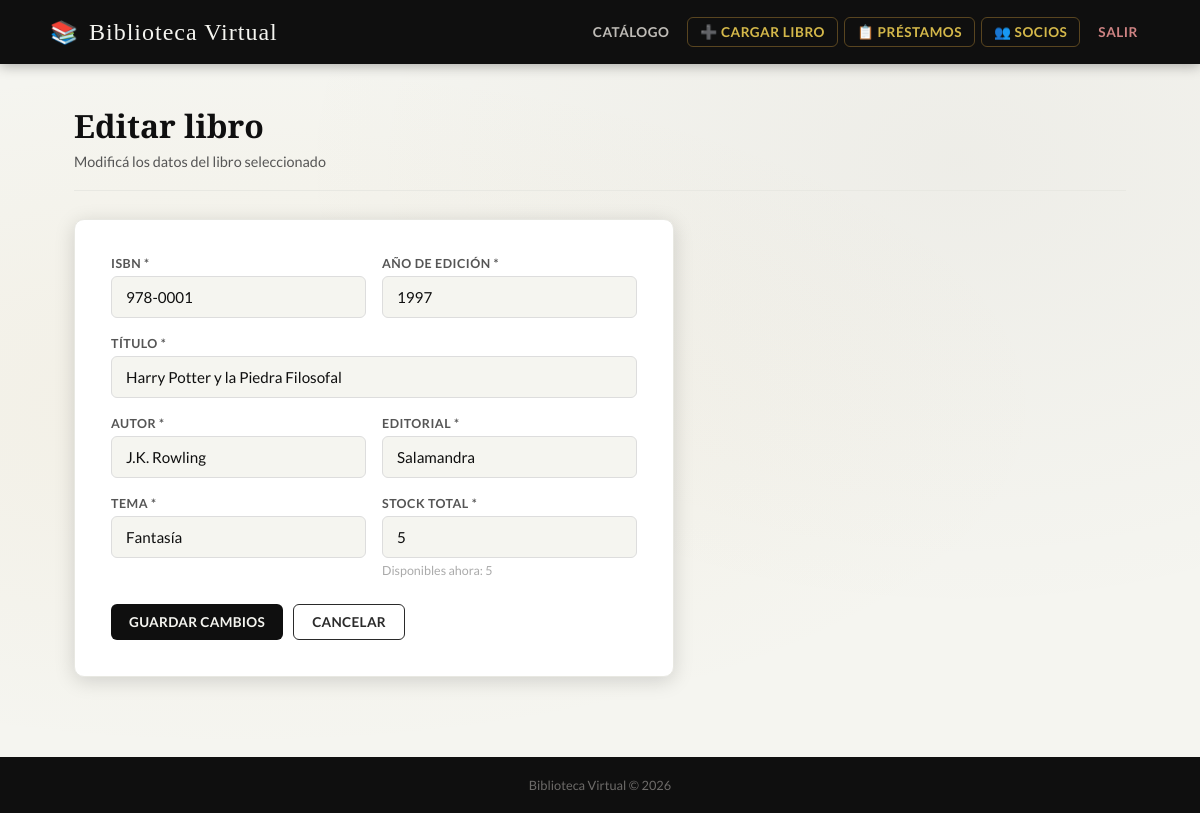
The page /admin/editar_libro.php?id=1 (signed in) on the database its author committed.
### tables this page shows
CREATE TABLE libros (
    id         INT AUTO_INCREMENT PRIMARY KEY,
    isbn       VARCHAR(20)  NOT NULL UNIQUE,
    titulo     VARCHAR(200) NOT NULL,
    autor      VARCHAR(150) NOT NULL,
    tema       VARCHAR(100) NOT NULL,
    editorial  VARCHAR(150) NOT NULL,
    anio       YEAR         NOT NULL,
    stock_total INT         NOT NULL DEFAULT 1,
    stock_disp  INT         NOT NULL DEFAULT 1
);

### admin/editar_libro.php (the view, shortened to what this page needs)
<?php
$pdo   = conectar();
$id    = (int)($_GET['id'] ?? 0);
$stmt = $pdo->prepare('SELECT * FROM libros WHERE id = :id');
$stmt->execute([':id' => $id]);
$libro = $stmt->fetch();
?>
<!DOCTYPE html>
<html lang="es">
<head>
    <link rel="stylesheet" href="../style.css">
</head>
<body>
<header class="site-header">
    <div class="header-inner">
        <div class="logo"><a href="../index.php" style="color:inherit;display:flex;align-items:center;gap:10px"><span>📚</span> Biblioteca Virtual</a></div>
        <nav class="site-nav">
            <a href="../catalogo.php">Catálogo</a>
            <a href="cargar_libro.php" class="nav-admin">➕ Cargar libro</a>
            <a href="prestamos.php"    class="nav-admin">📋 Préstamos</a>
            <a href="socios.php"       class="nav-admin">👥 Socios</a>
            <a href="../logout.php" class="nav-salir">Salir</a>
        </nav>
    </div>
</header>
<main>
<h1 class="page-titulo">Editar libro</h1>
<p class="page-subtitulo">Modificá los datos del libro seleccionado</p>
<div class="form-box">
    <form method="post">
        <div class="form-grid-2">
            <div class="form-grupo">
                <label>ISBN *</label>
                <input type="text" name="isbn" required value="<?= htmlspecialchars($libro['isbn']) ?>">
            </div>
            <div class="form-grupo">
                <label>Año de edición *</label>
                <input type="number" name="anio" required min="1000" max="<?= date('Y') ?>" value="<?= $libro['anio'] ?>">
            </div>
        </div>
        <div class="form-grupo">
            <label>Título *</label>
            <input type="text" name="titulo" required value="<?= htmlspecialchars($libro['titulo']) ?>">
        </div>
        <div class="form-grid-2">
            <div class="form-grupo">
                <label>Autor *</label>
                <input type="text" name="autor" required value="<?= htmlspecialchars($libro['autor']) ?>">
            </div>
            <div class="form-grupo">
                <label>Editorial *</label>
                <input type="text" name="editorial" required value="<?= htmlspecialchars($libro['editorial']) ?>">
            </div>
        </div>
        <div class="form-grid-2">
            <div class="form-grupo">
                <label>Tema *</label>
                <input type="text" name="tema" required value="<?= htmlspecialchars($libro['tema']) ?>">
            </div>
            <div class="form-grupo">
                <label>Stock total *</label>
                <input type="number" name="stock" required min="1" value="<?= $libro['stock_total'] ?>">
                <small>Disponibles ahora: <?= $libro['stock_disp'] ?></small>
            </div>
        </div>
        <div style="display:flex;gap:10px;margin-top:8px">
            <button type="submit" class="btn btn-primario">Guardar cambios</button>
            <a href="../catalogo.php" class="btn btn-outline">Cancelar</a>
        </div>
    </form>
</div>
</main>
<footer class="site-footer">
    <p>Biblioteca Virtual &copy; <?= date('Y') ?></p>
</footer>
</body>
</html>

### style.css (style rules this page uses)
:root { --marron : #0f0f0f; --marron-medio: #2a2a2a; --dorado : #b8972a; --dorado-claro: #d4b84a; --crema : #f5f5f0; --crema-oscura: #e8e8e2; --blanco : #ffffff; --gris-texto : #555; --rojo : #c0392b; --verde : #27714a; --sombra : 0 4px 20px rgba(0,0,0,.15); --sombra-hover: 0 8px 30px rgba(0,0,0,.25); --radio : 6px; }
*, *::before, *::after { margin:0; padding:0; box-sizing:border-box; }
html { scroll-behavior: smooth; }
body { font-family : 'Lato', sans-serif; background : var(--crema); color : var(--marron); min-height : 100vh; display : flex; flex-direction: column; background-image: radial-gradient(ellipse at 20% 50%, rgba(201,150,58,.06) 0%, transparent 60%), radial-gradient(ellipse at 80% 20%, rgba(59,42,26,.04) 0%, transparent 50%); }
a { color: var(--marron-medio); text-decoration: none; }
.site-header { background : var(--marron); padding : 0 40px; box-shadow : 0 2px 12px rgba(0,0,0,.3); position : sticky; top : 0; z-index : 100; }
.header-inner { max-width : 1100px; margin : 0 auto; display : flex; align-items : center; justify-content: space-between; height : 64px; gap : 20px; }
.logo { font-family : 'Playfair Display', serif; font-size : 1.5rem; color : var(--crema); letter-spacing: 1px; display : flex; align-items : center; gap : 10px; flex-shrink : 0; }
.logo span { font-size: 1.4rem; }
.site-nav { display : flex; align-items: center; gap : 6px; flex-wrap : wrap; }
.site-nav a { color : rgba(250,246,239,.75); font-size : .85rem; font-weight : 700; letter-spacing: .5px; text-transform: uppercase; padding : 6px 12px; border-radius: var(--radio); transition : all .2s; }
.site-nav .nav-admin { border : 1px solid rgba(201,150,58,.4); color : var(--dorado-claro) !important; }
.site-nav .nav-salir { color: rgba(255,160,160,.8) !important; }
main { max-width: 1100px; margin : 0 auto; padding : 40px 24px 80px; width : 100%; flex : 1; }
.btn { display : inline-block; padding : 9px 18px; border-radius: var(--radio); font-family : 'Lato', sans-serif; font-size : .85rem; font-weight : 700; cursor : pointer; border : none; transition : all .2s; text-align : center; white-space : nowrap; letter-spacing: .3px; text-transform: uppercase; }
.btn-primario { background: var(--marron); color: var(--crema); }
.btn-outline { background: transparent; border: 1.5px solid var(--marron-medio); color: var(--marron-medio); }
.form-box { background : var(--blanco); border : 1px solid var(--crema-oscura); border-radius: 10px; padding : 36px; box-shadow : var(--sombra); max-width : 600px; }
.form-grupo { display : flex; flex-direction: column; gap : 5px; margin-bottom : 18px; }
.form-grupo label { font-size : .78rem; font-weight : 700; text-transform: uppercase; letter-spacing: .5px; color : var(--gris-texto); }
.form-grupo input, .form-grupo textarea, .form-grupo select { padding : 11px 14px; border : 1px solid #ddd; border-radius: var(--radio); font-family : 'Lato', sans-serif; font-size : .95rem; background : var(--crema); color : var(--marron); transition : border-color .2s, box-shadow .2s; }
.form-grupo small { font-size:.78rem; color:#aaa; }
.form-grid-2 { display : grid; grid-template-columns: 1fr 1fr; gap : 16px; }
.page-titulo { font-family : 'Playfair Display', serif; font-size : 2rem; color : var(--marron); margin-bottom: 6px; }
.page-subtitulo { color : var(--gris-texto); font-size : .9rem; margin-bottom: 28px; padding-bottom: 20px; border-bottom: 1px solid var(--crema-oscura); }
.site-footer { background : var(--marron); color : rgba(250,246,239,.4); text-align : center; padding : 20px; font-size : .8rem; margin-top : auto; }

### rows shown on the page
libros: isbn "978-0001", anio "1997", titulo "Harry Potter y la Piedra Filosofal", autor "J.K. Rowling", editorial "Salamandra", tema "Fantasía", stock "5", stock_disp "5"
